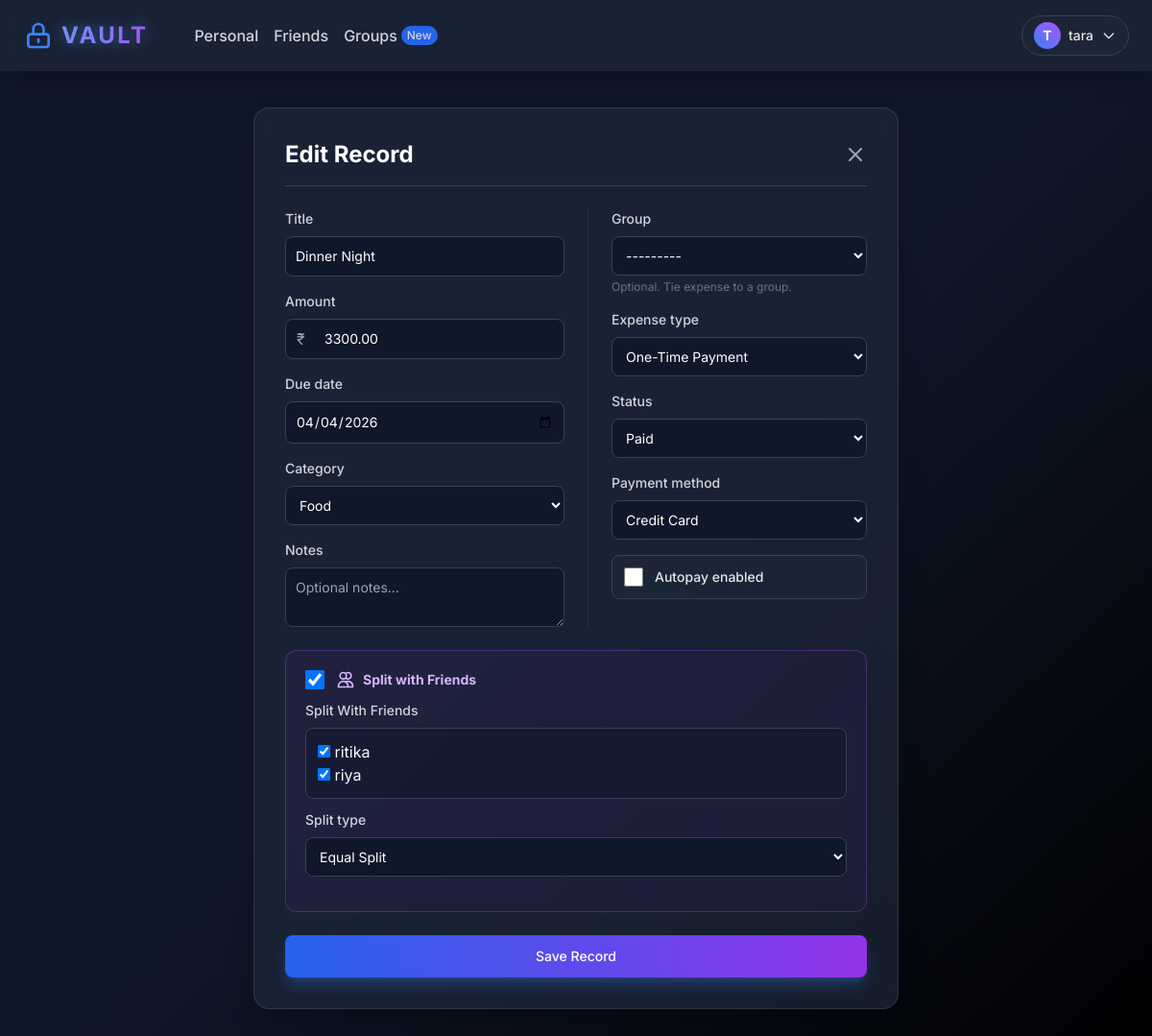
The page /edit/11/ (signed in) on the database its author committed.
### Vault/models.py (models this page shows, shortened)
class Expense(models.Model):
    EXPENSE_TYPES = (
        ('One-Time', 'One-Time Payment'),
        ('Subscription', 'Recurring Subscription'),
        ('Bill', 'Monthly Bill'),
    )
    STATUS_CHOICES = (
        ('Paid', 'Paid'),
        ('Pending', 'Pending'),
    )
    CATEGORY_CHOICES = (
        ('Housing', 'Housing'),
        ('Utilities', 'Utilities'),
        ('Grocery', 'Grocery'),
        ('Food', 'Food'),
        ('Transportation', 'Transportation'),
        ('Healthcare', 'Healthcare'),
        ('Entertainment', 'Entertainment'),
        ('Credit Card', 'Credit Card'),
        ('Other', 'Other'),
    )
    PAYMENT_METHODS = (
        ('Credit Card', 'Credit Card'),
        ('Debit Card', 'Debit Card'),
        ('Cash', 'Cash'),
        ('None', 'Not Applicable / Pending'),
    )
    user = models.ForeignKey(User, on_delete=models.CASCADE)
    title = models.CharField(max_length=150, help_text="Recipient or Service Name")
    amount = models.DecimalField(max_digits=10, decimal_places=2)
    due_date = models.DateField()
    category = models.CharField(max_length=50, choices=CATEGORY_CHOICES, default='Other')
    expense_type = models.CharField(max_length=20, choices=EXPENSE_TYPES, default='One-Time')
    status = models.CharField(max_length=20, choices=STATUS_CHOICES, default='Pending')
    payment_method = models.CharField(max_length=20, choices=PAYMENT_METHODS, default='None')
    is_autopay = models.BooleanField(default=False)
    is_cc_bill = models.BooleanField(default=False)
    is_shared = models.BooleanField(default=False)
    paid_by = models.ForeignKey(User, related_name='expenses_paid', null=True, blank=True, on_delete=models.SET_NULL)
    group = models.ForeignKey('ExpenseGroup', related_name='expenses', null=True, blank=True, on_delete=models.SET_NULL)
    notes = models.TextField(blank=True, null=True, help_text="Any additional comments or notes")
    SPLIT_TYPES = (
        ('Equal', 'Equal Split'),
        ('Percentage', 'Percentage (%)'),
        ('Exact', 'Exact Amounts'),
    )
    split_type = models.CharField(max_length=20, choices=SPLIT_TYPES, default='Equal')
    year = models.IntegerField(default=2026)
    month = models.IntegerField(default=1)
    week = models.IntegerField(default=1)

### Vault/views.py (the view)
# urls.py: path('edit/<int:pk>/', views.edit_expense, name='edit_expense'),
@login_required
def edit_expense(request, pk):
    expense = get_object_or_404(Expense, pk=pk, user=request.user)
    friends_initiated = Friendship.objects.filter(user=request.user, status='Accepted').values_list('friend_id', flat=True)
    friends_received = Friendship.objects.filter(friend=request.user, status='Accepted').values_list('user_id', flat=True)
    friend_ids = list(friends_initiated) + list(friends_received)
    if request.method == 'POST':
        form = ExpenseForm(request.POST, instance=expense, user=request.user)
        if form.is_valid():
            saved_expense = form.save()
            update_cc_bill(request.user, saved_expense.due_date)
            logger.info(f"Updated Expense: {saved_expense.id} by User: {request.user.username}")
            if saved_expense.group:
                SplitTransaction.objects.filter(expense=saved_expense).delete()
                saved_expense.is_shared = True
                saved_expense.save()
                process_splits(saved_expense, request)
            elif saved_expense.is_shared:
                SplitTransaction.objects.filter(expense=saved_expense).delete()
                split_users = form.cleaned_data.get('split_with')
                if split_users:
                    process_splits(saved_expense, request, split_users)
            if saved_expense.group:
                return redirect('group_detail', pk=saved_expense.group.pk)
            return redirect(f'/?year={saved_expense.due_date.year}&month={saved_expense.due_date.month}')
    else: form = ExpenseForm(instance=expense, user=request.user)
    if expense.is_shared and not expense.group:
        split_users = list(set(split.debtor for split in expense.splits.all()))
        form.fields['split_with'].initial = split_users
    import json
    groups_data = {}
    for g in request.user.expense_groups.all():
        groups_data[g.id] = [{'id': m.id, 'username': m.username} for m in g.members.all()]
    friends_queryset = User.objects.filter(id__in=friend_ids)
    friends_data = [{'id': f.id, 'username': f.username} for f in friends_queryset]
    existing_splits = {}
    if expense.is_shared:
        for split in expense.splits.all():
            if expense.split_type == 'Percentage':
                pct = (split.amount / expense.amount) * 100 if expense.amount > 0 else 0
                existing_splits[split.debtor.id] = float(pct)
            else:  # Exact or Equal
                existing_splits[split.debtor.id] = float(split.amount)
    return render(request, 'Vault/expense_form.html', {
        'form': form,
        'action': 'Edit',
        'groups_data': json.dumps(groups_data),
        'friends_data': json.dumps(friends_data),
        'existing_splits': json.dumps(existing_splits),
        'current_user': json.dumps({'id': request.user.id, 'username': request.user.username})
    })

### Vault/models.py (called while the page is built)
    def __str__(self):
        return self.name

### Vault/templates/Vault/expense_form.html (shortened to what this page needs)
{% extends 'Vault/base.html' %}
{% block content %}
<div class="flex justify-center mb-12">
    <div class="glass-panel p-8 w-full max-w-2xl relative">
        <div class="flex justify-between items-center mb-6 border-b border-gray-700 pb-4">
            <h2 class="text-2xl font-bold text-white">{{ action }} Record</h2>
            <a href="{% url 'dashboard' %}" class="text-gray-400 hover:text-white transition">
                <svg class="w-6 h-6" fill="none" stroke="currentColor" viewBox="0 0 24 24"><path stroke-linecap="round" stroke-linejoin="round" stroke-width="2" d="M6 18L18 6M6 6l12 12"></path></svg>
            </a>
        </div>
        <form method="post" class="space-y-6">
            <div class="grid grid-cols-1 md:grid-cols-2 gap-6">
                <div class="space-y-4">
                    <div>
                        <label class="block mb-2 text-sm font-medium text-gray-300">{{ form.title.label }}</label>
                        {{ form.title }}
                    </div>
                    <div>
                        <label class="block mb-2 text-sm font-medium text-gray-300">{{ form.amount.label }}</label>
                        <div class="relative">
                            <span class="absolute inset-y-0 left-0 flex items-center pl-3 text-gray-400">₹</span>
                            <div class="currency-input">{{ form.amount }}</div>
                        </div>
                    </div>
                    <div>
                        <label class="block mb-2 text-sm font-medium text-gray-300">{{ form.due_date.label }}</label>
                        {{ form.due_date }}
                    </div>
                    <div>
                        <label class="block mb-2 text-sm font-medium text-gray-300">{{ form.category.label }}</label>
                        {{ form.category }}
                    </div>
                    <div>
                        <label class="block mb-2 text-sm font-medium text-gray-300">{{ form.notes.label }}</label>
                        {{ form.notes }}
                    </div>
                </div>
                <div class="space-y-4 border-l border-gray-700/50 pl-0 md:pl-6">
                    <div>
                        <label class="block mb-2 text-sm font-medium text-gray-300">{{ form.group.label }}</label>
                        {{ form.group }}
                        <p class="text-xs text-gray-500 mt-1">Optional. Tie expense to a group.</p>
                    </div>
                    <div>
                        <label class="block mb-2 text-sm font-medium text-gray-300">{{ form.expense_type.label }}</label>
                        {{ form.expense_type }}
                    </div>
                    <div>
                        <label class="block mb-2 text-sm font-medium text-gray-300">{{ form.status.label }}</label>
                        {{ form.status }}
                    </div>
                    <div>
                        <label class="block mb-2 text-sm font-medium text-gray-300">{{ form.payment_method.label }}</label>
                        {{ form.payment_method }}
                    </div>
                    <div class="flex items-center gap-3 bg-vault-800/50 p-3 rounded-lg border border-gray-700 mt-4">
                        {{ form.is_autopay }}
                        <label class="text-sm font-medium text-gray-200 cursor-pointer" for="{{ form.is_autopay.id_for_label }}">Autopay enabled</label>
                    </div>
                </div>
            </div>
            <div class="mt-6 border border-purple-500/30 bg-purple-900/10 p-5 rounded-xl" x-data="{
                shared: document.getElementById('{{ form.is_shared.id_for_label }}').checked,
                hasGroup: document.getElementById('{{ form.group.id_for_label }}').value !== ''
            }">
                <div class="flex items-center gap-3 mb-3">
                    {{ form.is_shared }}
                    <label class="text-sm font-bold text-purple-300 cursor-pointer flex items-center gap-2" for="{{ form.is_shared.id_for_label }}">
                        <svg class="w-5 h-5" fill="none" stroke="currentColor" viewBox="0 0 24 24"><path stroke-linecap="round" stroke-linejoin="round" stroke-width="2" d="M12 4.354a4 4 0 110 5.292M15 21H3v-1a6 6 0 0112 0v1zm0 0h6v-1a6 6 0 00-9-5.197M13 7a4 4 0 11-8 0 4 4 0 018 0z"></path></svg>
                        Split with Friends
                    </label>
                </div>
                <div class="overflow-hidden transition-all duration-300" x-show="shared || hasGroup" x-collapse>
                    <div id="split-with-container">
                        <label class="block mb-2 text-sm font-medium text-gray-300">{{ form.split_with.label }}</label>
                        <div class="bg-vault-900/50 border border-gray-700 rounded-lg p-3 max-h-40 overflow-y-auto split-friends-list mb-3">
                            {{ form.split_with }}
                        </div>
                    </div>
                    <label class="block mb-2 text-sm font-medium text-gray-300">{{ form.split_type.label }}</label>
                    {{ form.split_type }}
                </div>
            </div>
            <button type="submit" class="w-full text-white bg-gradient-to-r from-blue-600 to-purple-600 hover:from-blue-500 hover:to-purple-500 font-medium rounded-lg text-sm px-5 py-3 text-center shadow-lg shadow-blue-500/30 transition shadow mt-6">Save Record</button>
        </form>
    </div>
</div>
{% endblock %}

### Vault/templates/Vault/base.html (shortened to what this page needs)
<!DOCTYPE html>
<html lang="en" class="dark">
<head>
    <script src="https://cdn.tailwindcss.com"></script>
</head>
<body class="antialiased min-h-screen flex flex-col pt-20 bg-gradient-to-br from-vault-900 via-vault-900 to-black">
    <nav class="fixed top-0 w-full z-50 glass-panel border-b-0 rounded-none border-x-0 border-t-0 px-6 py-4 flex justify-between items-center" x-data="{ userMenu: false }">
        <div class="flex items-center gap-6">
            <a href="{% url 'dashboard' %}" class="text-2xl font-bold tracking-widest text-transparent bg-clip-text bg-gradient-to-r from-blue-400 to-purple-500 glow-text flex items-center gap-2">
                <svg class="w-8 h-8 text-blue-500" fill="none" stroke="currentColor" viewBox="0 0 24 24"><path stroke-linecap="round" stroke-linejoin="round" stroke-width="2" d="M12 15v2m-6 4h12a2 2 0 002-2v-6a2 2 0 00-2-2H6a2 2 0 00-2 2v6a2 2 0 002 2zm10-10V7a4 4 0 00-8 0v4h8z"></path></svg>
            </a>
            {% if user.is_authenticated %}
                <div class="hidden md:flex gap-4 ml-6">
                    <a href="{% url 'dashboard' %}" class="text-gray-300 hover:text-white transition font-medium">Personal</a>
                    <a href="{% url 'friends_dashboard' %}" class="text-gray-300 hover:text-white transition font-medium">Friends</a>
                    <a href="{% url 'groups_dashboard' %}" class="text-gray-300 hover:text-white transition font-medium flex items-center gap-1">Groups <span class="bg-blue-600 text-xs px-1.5 py-0.5 rounded-full">New</span></a>
                </div>
            {% endif %}
        </div>
        <div class="flex items-center gap-4">
            {% if user.is_authenticated %}
                <div class="relative">
                    <button @click="userMenu = !userMenu" @click.away="userMenu = false" class="flex items-center gap-2 text-sm font-medium text-gray-200 hover:text-white transition bg-vault-800/50 px-3 py-1.5 rounded-full border border-gray-700 hover:border-gray-500">
                        <div class="w-7 h-7 rounded-full bg-gradient-to-tr from-blue-500 to-purple-500 flex items-center justify-center text-white font-bold">{{ user.username.0|upper }}</div>
                        <span class="hidden sm:block">{{ user.username }}</span>
                        <svg class="w-4 h-4" fill="none" stroke="currentColor" viewBox="0 0 24 24"><path stroke-linecap="round" stroke-linejoin="round" stroke-width="2" d="M19 9l-7 7-7-7"></path></svg>
                    </button>
                </div>
            {% else %}
                <a href="{% url 'login' %}" class="text-sm font-medium text-gray-300 hover:text-white transition">Sign In</a>
                <a href="{% url 'register' %}" class="text-sm font-medium bg-blue-600 hover:bg-blue-500 text-white px-4 py-2 rounded-full transition shadow-lg shadow-blue-500/30">Get Started</a>
            {% endif %}
        </div>
    </nav>
    <main class="flex-grow container mx-auto px-4 py-8 relative z-10 w-full max-w-7xl">
        {% block content %}{% endblock %}
    </main>
</body>
</html>

### Vault/templates/Vault/base.html (style rules this page uses)
body { font-family: 'Inter', sans-serif; background-color: #0f172a; color: #f8fafc; }
.glass-panel { background: rgba(30, 41, 59, 0.7); backdrop-filter: blur(16px); -webkit-backdrop-filter: blur(16px); border: 1px solid rgba(255, 255, 255, 0.1); border-radius: 1rem; box-shadow: 0 10px 30px -10px rgba(0,0,0,0.5); }
.glow-text { text-shadow: 0 0 15px rgba(96, 165, 250, 0.5); }

### rows shown on the page
Expense: title "Dinner Night", amount "3300.00", due_date "04/04/2026", category "Food", group "---------", expense_type "One-Time Payment", status "Paid", payment_method "Credit Card", is_shared "☑", split_type "Equal Split"

### other values the page prints
{{ user.username.0|upper }} "T"
{{ user.username }} "tara"
{{ action }} "Edit"
